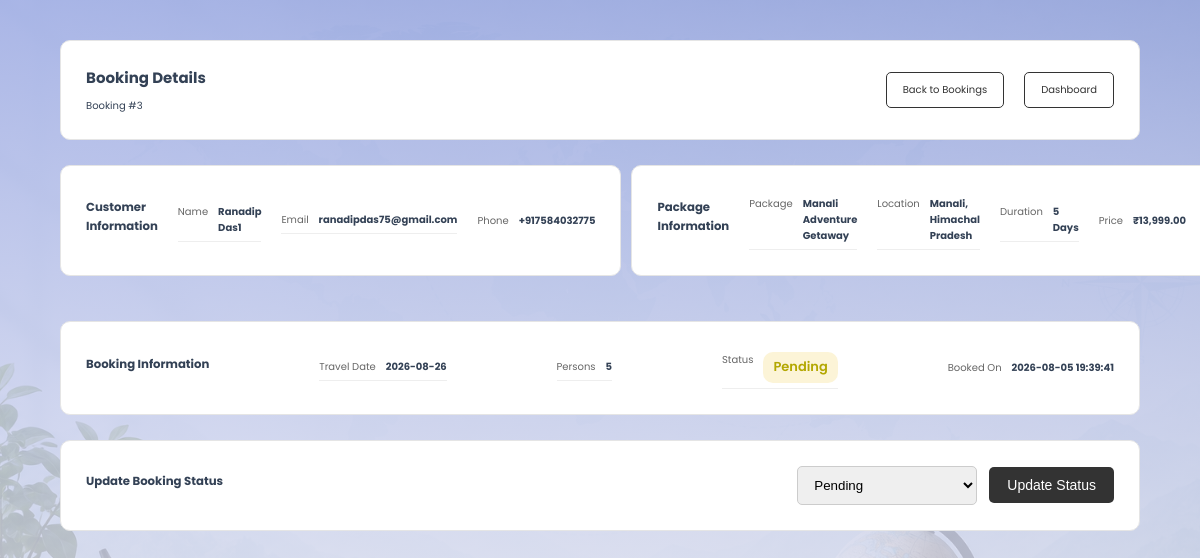
/admin/view-booking.php?id=3 (signed in), run on the app's committed database.
### tables this page shows
CREATE TABLE `bookings` (
  `id` int(10) UNSIGNED NOT NULL,
  `user_id` int(10) UNSIGNED NOT NULL,
  `package_id` int(10) UNSIGNED NOT NULL,
  `travel_date` date NOT NULL,
  `persons` int(10) UNSIGNED NOT NULL,
  `special_request` text DEFAULT NULL,
  `booking_status` enum('Pending','Confirmed','Cancelled') NOT NULL DEFAULT 'Pending',
  `created_at` timestamp NOT NULL DEFAULT current_timestamp()
);

CREATE TABLE `users` (
  `id` int(10) UNSIGNED NOT NULL,
  `full_name` varchar(100) NOT NULL,
  `email` varchar(120) NOT NULL,
  `phone` varchar(20) NOT NULL,
  `password` varchar(255) NOT NULL,
  `role` enum('user','admin') DEFAULT 'user',
  `status` enum('active','inactive') DEFAULT 'active',
  `created_at` timestamp NOT NULL DEFAULT current_timestamp(),
  `updated_at` timestamp NOT NULL DEFAULT current_timestamp() ON UPDATE current_timestamp()
);

CREATE TABLE `packages` (
  `id` int(10) UNSIGNED NOT NULL,
  `title` varchar(150) NOT NULL,
  `location` varchar(150) NOT NULL,
  `description` text NOT NULL,
  `price` decimal(10,2) NOT NULL,
  `duration_days` tinyint(3) UNSIGNED NOT NULL,
  `image` varchar(255) NOT NULL,
  `status` enum('active','inactive') NOT NULL DEFAULT 'active',
  `created_at` timestamp NOT NULL DEFAULT current_timestamp(),
  `updated_at` timestamp NOT NULL DEFAULT current_timestamp() ON UPDATE current_timestamp()
);

### includes/functions.php (called while the page is built, shortened)
<?php
function e($value): string
{
    return htmlspecialchars((string) $value, ENT_QUOTES, 'UTF-8');
}

### admin/view-booking.php (the view, shortened to what this page needs)
<?php
require_once '../config/database.php';
require_once '../includes/functions.php';
$bookingId = filter_input(INPUT_GET, 'id', FILTER_VALIDATE_INT);
$statement = $pdo->prepare(
    "SELECT
        bookings.id,
        bookings.travel_date,
        bookings.persons,
        bookings.booking_status,
        bookings.created_at,
        users.full_name,
        users.email,
        users.phone,
        packages.title AS package_title,
        packages.location,
        packages.price,
        packages.duration_days
    FROM bookings
    INNER JOIN users
        ON bookings.user_id = users.id
    INNER JOIN packages
        ON bookings.package_id = packages.id
    WHERE bookings.id = :id
    LIMIT 1"
);
$statement->execute([
    'id' => $bookingId
]);
$booking = $statement->fetch();
$status = strtolower($booking['booking_status']);
?>
<!DOCTYPE html>
<html lang="en">
<head>
    <link
        rel="stylesheet"
        href="../assets/css/style.css">
</head>
<body class="admin-dashboard-page">
<div class="dashboard-container">
    <div class="dashboard-header">
        <div>
            <h2>Booking Details</h2>
            <p>
                Booking #<?= e($booking['id']) ?>
            </p>
        </div>
        <div class="dashboard-actions">
            <a
                href="bookings.php"
                class="dashboard-btn"
            >
                Back to Bookings
            </a>
            <a
                href="dashboard.php"
                class="dashboard-btn"
            >
                Dashboard
            </a>
        </div>
    </div>
    <div class="booking-details-grid">
        <div class="dashboard-section">
            <h3>Customer Information</h3>
            <div class="detail-row">
                <span>Name</span>
                <strong><?= e($booking['full_name']) ?></strong>
            </div>
            <div class="detail-row">
                <span>Email</span>
                <strong><?= e($booking['email']) ?></strong>
            </div>
            <div class="detail-row">
                <span>Phone</span>
                <strong><?= e($booking['phone'] ?? '') ?></strong>
            </div>
        </div>
        <div class="dashboard-section">
            <h3>Package Information</h3>
            <div class="detail-row">
                <span>Package</span>
                <strong><?= e($booking['package_title']) ?></strong>
            </div>
            <div class="detail-row">
                <span>Location</span>
                <strong><?= e($booking['location']) ?></strong>
            </div>
            <div class="detail-row">
                <span>Duration</span>
                <strong>
                    <?= e($booking['duration_days']) ?> Days
                </strong>
            </div>
            <div class="detail-row">
                <span>Price</span>
                <strong>
                    ₹<?= number_format((float) $booking['price'], 2) ?>
                </strong>
            </div>
        </div>
    </div>
    <div class="dashboard-section booking-summary">
        <h3>Booking Information</h3>
        <div class="detail-row">
            <span>Travel Date</span>
            <strong><?= e($booking['travel_date']) ?></strong>
        </div>
        <div class="detail-row">
            <span>Persons</span>
            <strong><?= e($booking['persons']) ?></strong>
        </div>
        <div class="detail-row">
            <span>Status</span>
            <?php if ($status === 'pending') { ?>
                <span class="status status-pending">
                    Pending
                </span>
            <?php } elseif ($status === 'confirmed') { ?>
                <span class="status status-confirmed">
                    Confirmed
                </span>
            <?php } elseif ($status === 'cancelled') { ?>
                <span class="status status-cancelled">
                    Cancelled
                </span>
            <?php } else { ?>
                <strong>
                    <?= e($booking['booking_status']) ?>
                </strong>
            <?php } ?>
        </div>
        <div class="detail-row">
            <span>Booked On</span>
            <strong><?= e($booking['created_at']) ?></strong>
        </div>
    </div>
    <div class="dashboard-section status-update-section">
        <h3>Update Booking Status</h3>
        <form
            method="POST"
            class="status-form">
            <select
                name="booking_status"
                required>
                <option
                    value="Pending"
                    <?= $booking['booking_status'] === 'Pending'
                        ? 'selected'
                        : '' ?>>
                    Pending
                </option>
            </select>
            <button
                type="submit"
                name="update_status"
                class="primary-btn">
                Update Status
            </button>
        </form>
    </div>
</div>
</body>
</html>

### assets/css/style.css (style rules this page uses)
:root { --primary:#2563eb; --primary-dark:#1d4ed8; --secondary:#0f172a; --accent:#f59e0b; --text:#334155; --text-light:#64748b; --white:#ffffff; --light:#cad6e1; --border:#e2e8f0; --shadow:0 10px 30px rgba(15,23,42,.08); --shadow-hover:0 20px 40px rgba(15,23,42,.12); --radius:18px; --radius-lg:24px; --transition:all .3s ease; }
* { margin:0; padding:0; box-sizing:border-box; }
html { font-size:62.5%; scroll-behavior:smooth; }
body { font-family:'Poppins', sans-serif; background:var(--white); color:var(--text); overflow-x:hidden; line-height:1.6; }
a { text-decoration:none; }
.dashboard-container { justify-content: center; align-items: center; width: 90%; max-width: 1100px; margin: 40px auto; }
.dashboard-header { display: flex; justify-content: space-between; align-items: center; gap: 20px; padding: 25px; margin-bottom: 25px; background: #fff; border: 1px solid #e5e5e5; border-radius: 10px; }
.dashboard-header h2 { margin-bottom: 8px; }
.dashboard-actions { display: flex; align-items: center; gap: 20px; flex-wrap: wrap; align-content: center; }
.dashboard-btn { display: inline-block; padding: 9px 16px; border: 1px solid #333; border-radius: 5px; text-decoration: none; color: #333; }
.dashboard-section { display: flex; justify-content: space-between; align-items: center; gap: 20px; padding: 25px; margin-bottom: 25px; background: #fff; border: 1px solid #e5e5e5; border-radius: 10px; }
.dashboard-section h3 { margin-bottom: 8px; }
.status { display: inline-block; padding: 5px 10px; border-radius: 10px; font-size: 13px; font-weight: 600; }
.status-pending { background: #fcf4d7; color: #b3a701; }
.primary-btn, .secondary-btn { padding: 10px 18px; border-radius: 5px; font-size: 14px; cursor: pointer; text-decoration: none; }
.primary-btn { border: none; background: #333; color: #fff; }
.booking-details-grid { display: grid; grid-template-columns: repeat(2, 1fr); gap: 10px; margin-bottom: 20px; }
.booking-summary, .status-update-section { margin-top: 20px; }
.detail-row { display: flex; justify-content: space-between; gap: 10px; padding: 5px 0; border-bottom: 1px solid #eee; }
.detail-row:last-child { border-bottom: none; }
.detail-row span:first-child { color: #666; }
.status-form { display: flex; gap: 12px; align-items: center; flex-wrap: wrap; }
.status-form select { padding: 10px 12px; border: 1px solid #ccc; border-radius: 5px; min-width: 180px; }
.admin-dashboard-page { min-height: 100vh; background: linear-gradient( rgba(151, 166, 225, 0.82), rgba(250, 248, 248, 0.82) ), url('../images/admin-bg.png'); background-size: cover; background-position: center; background-repeat: no-repeat; background-attachment: fixed; }

### data on the page
bookings: id "3", user.full_name "Ranadip Das1", user.email "ranadipdas75@gmail.com", user.phone "+917584032775", package.title "Manali Adventure Getaway", package.location "Manali, Himachal Pradesh", package.duration_days "5", package.price "13,999.00", travel_date "2026-08-26", persons "5", created_at "2026-08-05 19:39:41", booking_status "Pending"
